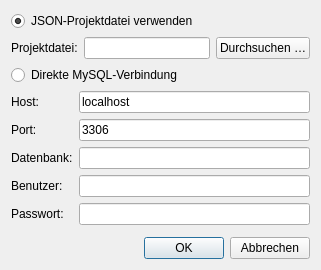
<?xml version="1.0" encoding="UTF-8"?>
<ui version="4.0">
 <class>MarketLoaderDialog</class>
 <widget class="QDialog" name="MarketLoaderDialog">
  <property name="geometry">
   <rect>
    <x>0</x>
    <y>0</y>
    <width>321</width>
    <height>270</height>
   </rect>
  </property>
  <property name="windowTitle">
   <string>Markt laden</string>
  </property>
  <layout class="QVBoxLayout" name="verticalLayout">
   <item>
    <widget class="QRadioButton" name="jsonRadio">
     <property name="text">
      <string>JSON-Projektdatei verwenden</string>
     </property>
     <property name="checked">
      <bool>true</bool>
     </property>
    </widget>
   </item>
   <item>
    <layout class="QHBoxLayout" name="jsonHBox">
     <item>
      <widget class="QLabel" name="labelJson">
       <property name="text">
        <string>Projektdatei:</string>
       </property>
      </widget>
     </item>
     <item>
      <widget class="QLineEdit" name="jsonPathEdit"/>
     </item>
     <item>
      <widget class="QPushButton" name="browseJsonBtn">
       <property name="text">
        <string>Durchsuchen …</string>
       </property>
      </widget>
     </item>
    </layout>
   </item>
   <item>
    <widget class="QRadioButton" name="mysqlRadio">
     <property name="text">
      <string>Direkte MySQL-Verbindung</string>
     </property>
    </widget>
   </item>
   <item>
    <layout class="QFormLayout" name="formLayout">
     <item row="0" column="0">
      <widget class="QLabel" name="labelHost">
       <property name="text">
        <string>Host:</string>
       </property>
      </widget>
     </item>
     <item row="0" column="1">
      <widget class="QLineEdit" name="hostEdit">
       <property name="text">
        <string>localhost</string>
       </property>
      </widget>
     </item>
     <item row="1" column="0">
      <widget class="QLabel" name="labelPort">
       <property name="text">
        <string>Port:</string>
       </property>
      </widget>
     </item>
     <item row="1" column="1">
      <widget class="QLineEdit" name="portEdit">
       <property name="text">
        <string>3306</string>
       </property>
      </widget>
     </item>
     <item row="2" column="0">
      <widget class="QLabel" name="labelDatabase">
       <property name="text">
        <string>Datenbank:</string>
       </property>
      </widget>
     </item>
     <item row="2" column="1">
      <widget class="QLineEdit" name="dbEdit"/>
     </item>
     <item row="3" column="0">
      <widget class="QLabel" name="labelUser">
       <property name="text">
        <string>Benutzer:</string>
       </property>
      </widget>
     </item>
     <item row="3" column="1">
      <widget class="QLineEdit" name="userEdit"/>
     </item>
     <item row="4" column="0">
      <widget class="QLabel" name="labelPassword">
       <property name="text">
        <string>Passwort:</string>
       </property>
      </widget>
     </item>
     <item row="4" column="1">
      <widget class="QLineEdit" name="pwEdit">
       <property name="echoMode">
        <enum>QLineEdit::EchoMode::Password</enum>
       </property>
      </widget>
     </item>
    </layout>
   </item>
   <item>
    <layout class="QHBoxLayout" name="buttonLayout">
     <item>
      <spacer name="hSpacer">
       <property name="orientation">
        <enum>Qt::Orientation::Horizontal</enum>
       </property>
       <property name="sizeHint" stdset="0">
        <size>
         <width>40</width>
         <height>20</height>
        </size>
       </property>
      </spacer>
     </item>
     <item>
      <widget class="QPushButton" name="okBtn">
       <property name="text">
        <string>OK</string>
       </property>
       <property name="default">
        <bool>true</bool>
       </property>
      </widget>
     </item>
     <item>
      <widget class="QPushButton" name="cancelBtn">
       <property name="text">
        <string>Abbrechen</string>
       </property>
      </widget>
     </item>
    </layout>
   </item>
  </layout>
 </widget>
 <resources/>
 <connections/>
</ui>
